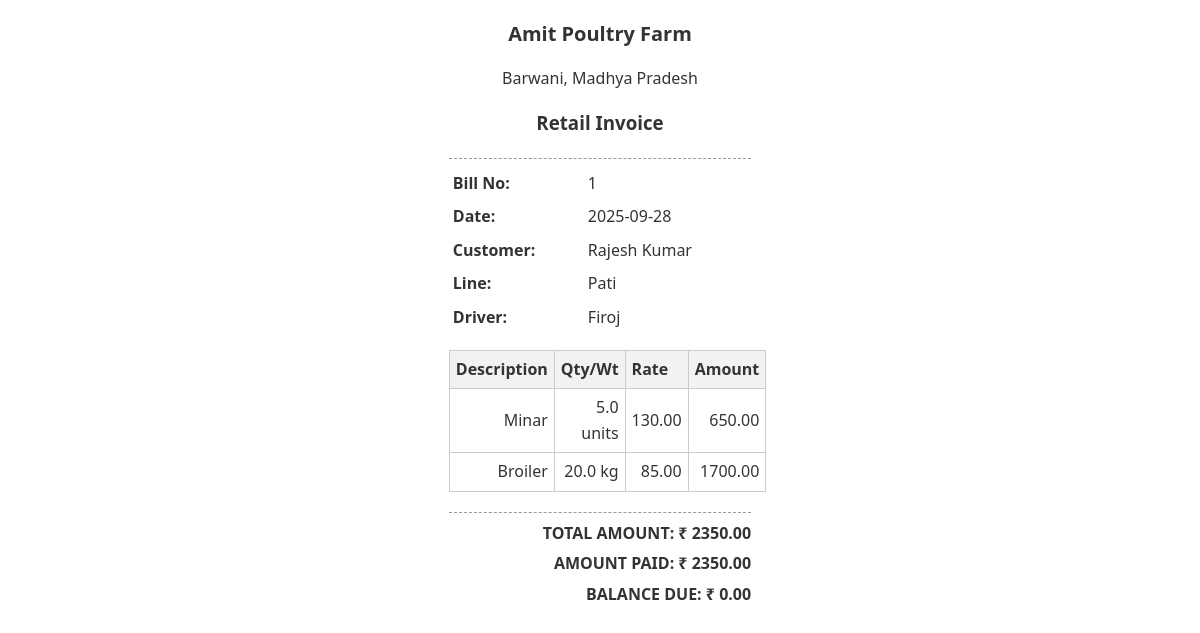
The app's page /bill/1/print with its own data.
### tables this page shows
CREATE TABLE transactions (
    id INTEGER PRIMARY KEY AUTOINCREMENT,
    trader_id INTEGER,
    type TEXT NOT NULL, -- 'Purchase' or 'Payment'
    date TEXT NOT NULL,
    details TEXT,
    driver_name TEXT, -- This is the new column
    total_amount REAL,
    amount_paid REAL,
    FOREIGN KEY (trader_id) REFERENCES traders (id)
);

CREATE TABLE traders (
    id INTEGER PRIMARY KEY AUTOINCREMENT,
    name TEXT NOT NULL,
    line TEXT NOT NULL,
    total_debt REAL NOT NULL DEFAULT 0.0
);

### app.py (the view)
@app.route('/bill/<int:transaction_id>/print')
def print_bill(transaction_id):
    db = get_db()
    bill = db.execute('SELECT * FROM transactions WHERE id = ? AND type = "Purchase"', (transaction_id,)).fetchone()
    if not bill:
        flash("Bill not found.", 'error')
        return redirect(url_for('home'))
    trader = db.execute('SELECT * FROM traders WHERE id = ?', (bill['trader_id'],)).fetchone()
    return render_template('print_bill.html', bill=bill, trader=trader)

### app.py (called while the page is built)
def get_db():
    if 'db' not in g:
        g.db = sqlite3.connect(DATABASE)
        g.db.row_factory = sqlite3.Row
    return g.db

### templates/print_bill.html (shortened to what this page needs)
<!DOCTYPE html>
<html lang="en">
<head>
</head>
<body onload="window.print();">
    <div class="container">
        <div class="header">
            <h1>Amit Poultry Farm </h1>
            <p>Barwani, Madhya Pradesh</p>
            <h3>Retail Invoice</h3>
        </div>
        <hr>
        <table class="details-table">
            <tr><th>Bill No:</th><td>{{ bill.id }}</td></tr>
            <tr><th>Date:</th><td>{{ bill.date }}</td></tr>
            <tr><th>Customer:</th><td>{{ trader.name }}</td></tr>
            <tr><th>Line:</th><td>{{ trader.line }}</td></tr>
            <tr><th>Driver:</th><td>{{ bill.driver_name }}</td></tr>
        </table>
        <table class="items-table">
            <thead>
                <tr>
                    <th>Description</th>
                    <th>Qty/Wt</th>
                    <th>Rate</th>
                    <th>Amount</th>
                </tr>
            </thead>
            <tbody>
                {% for line in bill.details.split('\n') %}
                <tr>
                    <td>{{ line.split(':')[0] }}</td>
                    <td>{{ line.split(':')[1].split('@')[0] }}</td>
                    <td>{{ line.split('@')[1] }}</td>
                    <td>{{ '%.2f'|format(line.split(':')[1].split('@')[0].split(' ')[1]|float * line.split('@')[1]|float) }}</td>
                </tr>
                {% endfor %}
            </tbody>
        </table>
        <div class="summary">
            <hr>
            <p>TOTAL AMOUNT: ₹ {{ "%.2f"|format(bill.total_amount) }}</p>
            <p>AMOUNT PAID: ₹ {{ "%.2f"|format(bill.amount_paid) }}</p>
            <p>BALANCE DUE: ₹ {{ "%.2f"|format(bill.total_amount - bill.amount_paid) }}</p>
        </div>
    </div>
</body>
</html>

### templates/print_bill.html (style rules this page uses)
body { font-family: 'Segoe UI', Tahoma, Geneva, Verdana, sans-serif; line-height: 1.6; color: #333; }
.container { width: 80mm; margin: 0 auto; padding: 10px; }
h1, h2, h3 { margin: 0; padding: 0; }
.header { text-align: center; margin-bottom: 20px; }
.header h1 { font-size: 20px; }
.details-table { width: 100%; border-collapse: collapse; margin-bottom: 15px; }
.details-table th, .details-table td { padding: 4px; text-align: left; }
.items-table { width: 100%; border-collapse: collapse; margin-top: 15px; }
.items-table th, .items-table td { border: 1px solid #ccc; padding: 6px; text-align: right; }
.items-table th { text-align: left; background-color: #f2f2f2; }
.summary { margin-top: 20px; text-align: right; }
.summary p { margin: 5px 0; font-weight: bold; }
hr { border: none; border-top: 1px dashed #999; }

### records on screen
transactions: id "1", date "2025-09-28", driver_name "Firoj", total_amount "2350.00", amount_paid "2350.00", bill.total_amount-bill.amount_paid "0.00"
traders: name "Rajesh Kumar", line "Pati"

### other values on screen
{{ line.split(':')[0] }} "Minar" "Broiler"
{{ line.split(':')[1].split('@')[0] }} "5.0 units" "20.0 kg"
{{ line.split('@')[1] }} "130.00" "85.00"
